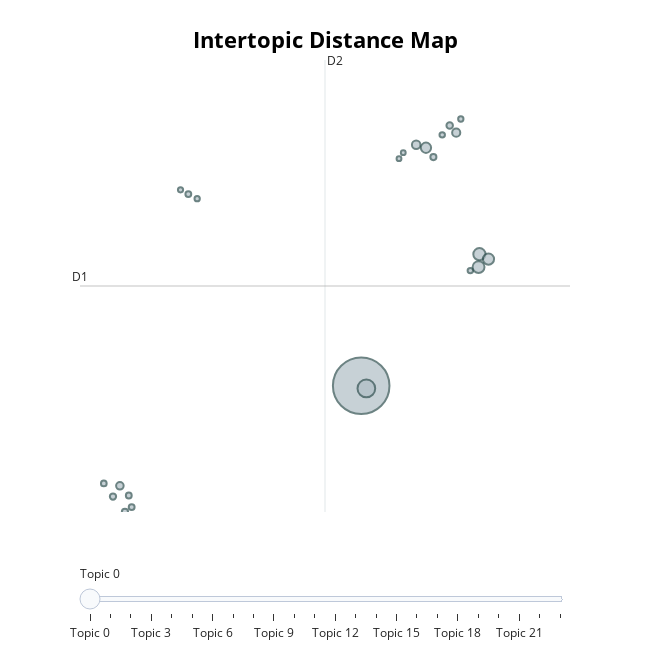

Here is the notebook cell this chart was saved with:
### Code cell
#Indeed model intertopic distance map 
topic_model_in.visualize_topics()

#Unable to generate an intertopic distance map for USAjobs model as an error is generated due to having too few topics

### Figure 1 — Plotly figure (JSON) as saved in the notebook; plotly's stock layout.template omitted (floating-point values rounded to 4 significant figures)
{"data": [{"customdata": [[0, "experience | cybersecurity | risk | support | requirements", 4421], [1, "experience | development | application security | tools | skills", 433], [2, "palo alto networks | cox | benefits | privacy | technical", 206], [3, "mitre | experience | servicenow | employees | cybersecurity", 195], [4, "verizon | experience | requirements | pscu | role", 173], [5, "software | intelerad | guidehouse | optiv | experience", 146], [6, "security | technical | vulnerability management | experience | skills", 100], [7, "northrop | security | northrop grumman employees | pioneering | dod", 92], [8, "change healthcare | employment | information | incident response | covid vaccination requirements", 79], [9, "experience | payments | degree | years work experience | equinix", 58], [10, "azure | deloitte | gcp | aws | range", 54], [11, "jpmorgan chase | banking | covid | including | applicable law", 53], [12, "united states | general | financial | federal reserve | cybersecurity", 51], [13, "cardinal health | information security | platforms | status | security platforms", 47], [14, "ot iot | cardinal | iot ics security | millennium | ot security", 47], [15, "empower ai | cybersecurity | support | risk | federal", 47], [16, "kimberly clark | incident response | investigations | enterprise | remote usa remote", 45], [17, "nrel | experience | pseg | status | technical", 41], [18, "crowe | clients | services | value | consulting technology", 41], [19, "security | paypal | certik | employees | smart contracts", 39], [20, "discover | cybersecurity | future | target | brighter financial future", 39], [21, "arng | services gecos | support | hosting | requirements gdit", 37], [22, "navy | avmc | cloud | veterans | fortune best", 32], [23, "analysis | years demonstrated experience | anomalous | certification | cybersecurity", 32]], "hovertemplate": "<b>Topic %{customdata[0]}</b><br>%{customdata[1]}<br>Size: %{customdata[2]}", "legendgroup": "", "marker": {"color": "#B0BEC5", "line": {"color": "DarkSlateGrey", "width": 2}, "size": [4421, 433, 206, 195, 173, 146, 100, 92, 79, 58, 54, 53, 51, 47, 47, 47, 45, 41, 41, 39, 39, 37, 32, 32], "sizemode": "area", "sizeref": 2.763, "symbol": "circle"}, "mode": "markers", "name": "", "orientation": "v", "showlegend": false, "type": "scatter", "x": [9.939, 10.06, 12.76, 12.74, 12.98, 11.49, 11.25, 12.21, 4.175, 12.05, 4.01, 4.296, 11.66, 4.388, 4.457, 5.81, 3.791, 11.87, 12.55, 12.32, 6.021, 5.623, 10.84, 10.94], "xaxis": "x", "y": [5.835, 5.712, 11.9, 11.3, 11.68, 16.81, 16.95, 17.5, 1.22, 17.83, 0.7262, 0.01569, 16.38, 0.7725, 0.2413, 14.67, 1.33, 17.4, 11.14, 18.13, 14.46, 14.87, 16.3, 16.58], "yaxis": "y"}], "layout": {"annotations": [{"showarrow": false, "text": "D1", "x": 3.223, "y": 10.43, "yshift": 10}, {"showarrow": false, "text": "D2", "x": 9.074, "xshift": 10, "y": 20.85}], "height": 650, "hoverlabel": {"bgcolor": "white", "font": {"family": "Rockwell", "size": 16}}, "legend": {"itemsizing": "constant", "tracegroupgap": 0}, "margin": {"t": 60}, "shapes": [{"line": {"color": "#CFD8DC", "width": 2}, "type": "line", "x0": 9.074, "x1": 9.074, "y0": 0.01334, "y1": 20.85}, {"line": {"color": "#9E9E9E", "width": 2}, "type": "line", "x0": 3.223, "x1": 14.93, "y0": 10.43, "y1": 10.43}], "sliders": [{"active": 0, "pad": {"t": 50}, "steps": [{"args": [{"marker.color": [["red", "#B0BEC5", "#B0BEC5", "#B0BEC5", "#B0BEC5", "#B0BEC5", "#B0BEC5", "#B0BEC5", "#B0BEC5", "#B0BEC5", "#B0BEC5", "#B0BEC5", "#B0BEC5", "#B0BEC5", "#B0BEC5", "#B0BEC5", "#B0BEC5", "#B0BEC5", "#B0BEC5", "#B0BEC5", "#B0BEC5", "#B0BEC5", "#B0BEC5", "#B0BEC5"]]}], "label": "Topic 0", "method": "update"}, {"args": [{"marker.color": [["#B0BEC5", "red", "#B0BEC5", "#B0BEC5", "#B0BEC5", "#B0BEC5", "#B0BEC5", "#B0BEC5", "#B0BEC5", "#B0BEC5", "#B0BEC5", "#B0BEC5", "#B0BEC5", "#B0BEC5", "#B0BEC5", "#B0BEC5", "#B0BEC5", "#B0BEC5", "#B0BEC5", "#B0BEC5", "#B0BEC5", "#B0BEC5", "#B0BEC5", "#B0BEC5"]]}], "label": "Topic 1", "method": "update"}, {"args": [{"marker.color": [["#B0BEC5", "#B0BEC5", "red", "#B0BEC5", "#B0BEC5", "#B0BEC5", "#B0BEC5", "#B0BEC5", "#B0BEC5", "#B0BEC5", "#B0BEC5", "#B0BEC5", "#B0BEC5", "#B0BEC5", "#B0BEC5", "#B0BEC5", "#B0BEC5", "#B0BEC5", "#B0BEC5", "#B0BEC5", "#B0BEC5", "#B0BEC5", "#B0BEC5", "#B0BEC5"]]}], "label": "Topic 2", "method": "update"}, {"args": [{"marker.color": [["#B0BEC5", "#B0BEC5", "#B0BEC5", "red", "#B0BEC5", "#B0BEC5", "#B0BEC5", "#B0BEC5", "#B0BEC5", "#B0BEC5", "#B0BEC5", "#B0BEC5", "#B0BEC5", "#B0BEC5", "#B0BEC5", "#B0BEC5", "#B0BEC5", "#B0BEC5", "#B0BEC5", "#B0BEC5", "#B0BEC5", "#B0BEC5", "#B0BEC5", "#B0BEC5"]]}], "label": "Topic 3", "method": "update"}, {"args": [{"marker.color": [["#B0BEC5", "#B0BEC5", "#B0BEC5", "#B0BEC5", "red", "#B0BEC5", "#B0BEC5", "#B0BEC5", "#B0BEC5", "#B0BEC5", "#B0BEC5", "#B0BEC5", "#B0BEC5", "#B0BEC5", "#B0BEC5", "#B0BEC5", "#B0BEC5", "#B0BEC5", "#B0BEC5", "#B0BEC5", "#B0BEC5", "#B0BEC5", "#B0BEC5", "#B0BEC5"]]}], "label": "Topic 4", "method": "update"}, {"args": [{"marker.color": [["#B0BEC5", "#B0BEC5", "#B0BEC5", "#B0BEC5", "#B0BEC5", "red", "#B0BEC5", "#B0BEC5", "#B0BEC5", "#B0BEC5", "#B0BEC5", "#B0BEC5", "#B0BEC5", "#B0BEC5", "#B0BEC5", "#B0BEC5", "#B0BEC5", "#B0BEC5", "#B0BEC5", "#B0BEC5", "#B0BEC5", "#B0BEC5", "#B0BEC5", "#B0BEC5"]]}], "label": "Topic 5", "method": "update"}, {"args": [{"marker.color": [["#B0BEC5", "#B0BEC5", "#B0BEC5", "#B0BEC5", "#B0BEC5", "#B0BEC5", "red", "#B0BEC5", "#B0BEC5", "#B0BEC5", "#B0BEC5", "#B0BEC5", "#B0BEC5", "#B0BEC5", "#B0BEC5", "#B0BEC5", "#B0BEC5", "#B0BEC5", "#B0BEC5", "#B0BEC5", "#B0BEC5", "#B0BEC5", "#B0BEC5", "#B0BEC5"]]}], "label": "Topic 6", "method": "update"}, {"args": [{"marker.color": [["#B0BEC5", "#B0BEC5", "#B0BEC5", "#B0BEC5", "#B0BEC5", "#B0BEC5", "#B0BEC5", "red", "#B0BEC5", "#B0BEC5", "#B0BEC5", "#B0BEC5", "#B0BEC5", "#B0BEC5", "#B0BEC5", "#B0BEC5", "#B0BEC5", "#B0BEC5", "#B0BEC5", "#B0BEC5", "#B0BEC5", "#B0BEC5", "#B0BEC5", "#B0BEC5"]]}], "label": "Topic 7", "method": "update"}, {"args": [{"marker.color": [["#B0BEC5", "#B0BEC5", "#B0BEC5", "#B0BEC5", "#B0BEC5", "#B0BEC5", "#B0BEC5", "#B0BEC5", "red", "#B0BEC5", "#B0BEC5", "#B0BEC5", "#B0BEC5", "#B0BEC5", "#B0BEC5", "#B0BEC5", "#B0BEC5", "#B0BEC5", "#B0BEC5", "#B0BEC5", "#B0BEC5", "#B0BEC5", "#B0BEC5", "#B0BEC5"]]}], "label": "Topic 8", "method": "update"}, {"args": [{"marker.color": [["#B0BEC5", "#B0BEC5", "#B0BEC5", "#B0BEC5", "#B0BEC5", "#B0BEC5", "#B0BEC5", "#B0BEC5", "#B0BEC5", "red", "#B0BEC5", "#B0BEC5", "#B0BEC5", "#B0BEC5", "#B0BEC5", "#B0BEC5", "#B0BEC5", "#B0BEC5", "#B0BEC5", "#B0BEC5", "#B0BEC5", "#B0BEC5", "#B0BEC5", "#B0BEC5"]]}], "label": "Topic 9", "method": "update"}, {"args": [{"marker.color": [["#B0BEC5", "#B0BEC5", "#B0BEC5", "#B0BEC5", "#B0BEC5", "#B0BEC5", "#B0BEC5", "#B0BEC5", "#B0BEC5", "#B0BEC5", "red", "#B0BEC5", "#B0BEC5", "#B0BEC5", "#B0BEC5", "#B0BEC5", "#B0BEC5", "#B0BEC5", "#B0BEC5", "#B0BEC5", "#B0BEC5", "#B0BEC5", "#B0BEC5", "#B0BEC5"]]}], "label": "Topic 10", "method": "update"}, {"args": [{"marker.color": [["#B0BEC5", "#B0BEC5", "#B0BEC5", "#B0BEC5", "#B0BEC5", "#B0BEC5", "#B0BEC5", "#B0BEC5", "#B0BEC5", "#B0BEC5", "#B0BEC5", "red", "#B0BEC5", "#B0BEC5", "#B0BEC5", "#B0BEC5", "#B0BEC5", "#B0BEC5", "#B0BEC5", "#B0BEC5", "#B0BEC5", "#B0BEC5", "#B0BEC5", "#B0BEC5"]]}], "label": "Topic 11", "method": "update"}, {"args": [{"marker.color": [["#B0BEC5", "#B0BEC5", "#B0BEC5", "#B0BEC5", "#B0BEC5", "#B0BEC5", "#B0BEC5", "#B0BEC5", "#B0BEC5", "#B0BEC5", "#B0BEC5", "#B0BEC5", "red", "#B0BEC5", "#B0BEC5", "#B0BEC5", "#B0BEC5", "#B0BEC5", "#B0BEC5", "#B0BEC5", "#B0BEC5", "#B0BEC5", "#B0BEC5", "#B0BEC5"]]}], "label": "Topic 12", "method": "update"}, {"args": [{"marker.color": [["#B0BEC5", "#B0BEC5", "#B0BEC5", "#B0BEC5", "#B0BEC5", "#B0BEC5", "#B0BEC5", "#B0BEC5", "#B0BEC5", "#B0BEC5", "#B0BEC5", "#B0BEC5", "#B0BEC5", "red", "#B0BEC5", "#B0BEC5", "#B0BEC5", "#B0BEC5", "#B0BEC5", "#B0BEC5", "#B0BEC5", "#B0BEC5", "#B0BEC5", "#B0BEC5"]]}], "label": "Topic 13", "method": "update"}, {"args": [{"marker.color": [["#B0BEC5", "#B0BEC5", "#B0BEC5", "#B0BEC5", "#B0BEC5", "#B0BEC5", "#B0BEC5", "#B0BEC5", "#B0BEC5", "#B0BEC5", "#B0BEC5", "#B0BEC5", "#B0BEC5", "#B0BEC5", "red", "#B0BEC5", "#B0BEC5", "#B0BEC5", "#B0BEC5", "#B0BEC5", "#B0BEC5", "#B0BEC5", "#B0BEC5", "#B0BEC5"]]}], "label": "Topic 14", "method": "update"}, {"args": [{"marker.color": [["#B0BEC5", "#B0BEC5", "#B0BEC5", "#B0BEC5", "#B0BEC5", "#B0BEC5", "#B0BEC5", "#B0BEC5", "#B0BEC5", "#B0BEC5", "#B0BEC5", "#B0BEC5", "#B0BEC5", "#B0BEC5", "#B0BEC5", "red", "#B0BEC5", "#B0BEC5", "#B0BEC5", "#B0BEC5", "#B0BEC5", "#B0BEC5", "#B0BEC5", "#B0BEC5"]]}], "label": "Topic 15", "method": "update"}, {"args": [{"marker.color": [["#B0BEC5", "#B0BEC5", "#B0BEC5", "#B0BEC5", "#B0BEC5", "#B0BEC5", "#B0BEC5", "#B0BEC5", "#B0BEC5", "#B0BEC5", "#B0BEC5", "#B0BEC5", "#B0BEC5", "#B0BEC5", "#B0BEC5", "#B0BEC5", "red", "#B0BEC5", "#B0BEC5", "#B0BEC5", "#B0BEC5", "#B0BEC5", "#B0BEC5", "#B0BEC5"]]}], "label": "Topic 16", "method": "update"}, {"args": [{"marker.color": [["#B0BEC5", "#B0BEC5", "#B0BEC5", "#B0BEC5", "#B0BEC5", "#B0BEC5", "#B0BEC5", "#B0BEC5", "#B0BEC5", "#B0BEC5", "#B0BEC5", "#B0BEC5", "#B0BEC5", "#B0BEC5", "#B0BEC5", "#B0BEC5", "#B0BEC5", "red", "#B0BEC5", "#B0BEC5", "#B0BEC5", "#B0BEC5", "#B0BEC5", "#B0BEC5"]]}], "label": "Topic 17", "method": "update"}, {"args": [{"marker.color": [["#B0BEC5", "#B0BEC5", "#B0BEC5", "#B0BEC5", "#B0BEC5", "#B0BEC5", "#B0BEC5", "#B0BEC5", "#B0BEC5", "#B0BEC5", "#B0BEC5", "#B0BEC5", "#B0BEC5", "#B0BEC5", "#B0BEC5", "#B0BEC5", "#B0BEC5", "#B0BEC5", "red", "#B0BEC5", "#B0BEC5", "#B0BEC5", "#B0BEC5", "#B0BEC5"]]}], "label": "Topic 18", "method": "update"}, {"args": [{"marker.color": [["#B0BEC5", "#B0BEC5", "#B0BEC5", "#B0BEC5", "#B0BEC5", "#B0BEC5", "#B0BEC5", "#B0BEC5", "#B0BEC5", "#B0BEC5", "#B0BEC5", "#B0BEC5", "#B0BEC5", "#B0BEC5", "#B0BEC5", "#B0BEC5", "#B0BEC5", "#B0BEC5", "#B0BEC5", "red", "#B0BEC5", "#B0BEC5", "#B0BEC5", "#B0BEC5"]]}], "label": "Topic 19", "method": "update"}, {"args": [{"marker.color": [["#B0BEC5", "#B0BEC5", "#B0BEC5", "#B0BEC5", "#B0BEC5", "#B0BEC5", "#B0BEC5", "#B0BEC5", "#B0BEC5", "#B0BEC5", "#B0BEC5", "#B0BEC5", "#B0BEC5", "#B0BEC5", "#B0BEC5", "#B0BEC5", "#B0BEC5", "#B0BEC5", "#B0BEC5", "#B0BEC5", "red", "#B0BEC5", "#B0BEC5", "#B0BEC5"]]}], "label": "Topic 20", "method": "update"}, {"args": [{"marker.color": [["#B0BEC5", "#B0BEC5", "#B0BEC5", "#B0BEC5", "#B0BEC5", "#B0BEC5", "#B0BEC5", "#B0BEC5", "#B0BEC5", "#B0BEC5", "#B0BEC5", "#B0BEC5", "#B0BEC5", "#B0BEC5", "#B0BEC5", "#B0BEC5", "#B0BEC5", "#B0BEC5", "#B0BEC5", "#B0BEC5", "#B0BEC5", "red", "#B0BEC5", "#B0BEC5"]]}], "label": "Topic 21", "method": "update"}, {"args": [{"marker.color": [["#B0BEC5", "#B0BEC5", "#B0BEC5", "#B0BEC5", "#B0BEC5", "#B0BEC5", "#B0BEC5", "#B0BEC5", "#B0BEC5", "#B0BEC5", "#B0BEC5", "#B0BEC5", "#B0BEC5", "#B0BEC5", "#B0BEC5", "#B0BEC5", "#B0BEC5", "#B0BEC5", "#B0BEC5", "#B0BEC5", "#B0BEC5", "#B0BEC5", "red", "#B0BEC5"]]}], "label": "Topic 22", "method": "update"}, {"args": [{"marker.color": [["#B0BEC5", "#B0BEC5", "#B0BEC5", "#B0BEC5", "#B0BEC5", "#B0BEC5", "#B0BEC5", "#B0BEC5", "#B0BEC5", "#B0BEC5", "#B0BEC5", "#B0BEC5", "#B0BEC5", "#B0BEC5", "#B0BEC5", "#B0BEC5", "#B0BEC5", "#B0BEC5", "#B0BEC5", "#B0BEC5", "#B0BEC5", "#B0BEC5", "#B0BEC5", "red"]]}], "label": "Topic 23", "method": "update"}]}], "title": {"font": {"color": "Black", "size": 22}, "text": "<b>Intertopic Distance Map</b>", "x": 0.5, "xanchor": "center", "y": 0.95, "yanchor": "top"}, "width": 650, "xaxis": {"anchor": "y", "domain": [0, 1], "range": [3.223, 14.93], "title": {"text": ""}, "visible": false}, "yaxis": {"anchor": "x", "domain": [0, 1], "range": [0.01334, 20.85], "title": {"text": ""}, "visible": false}}}
